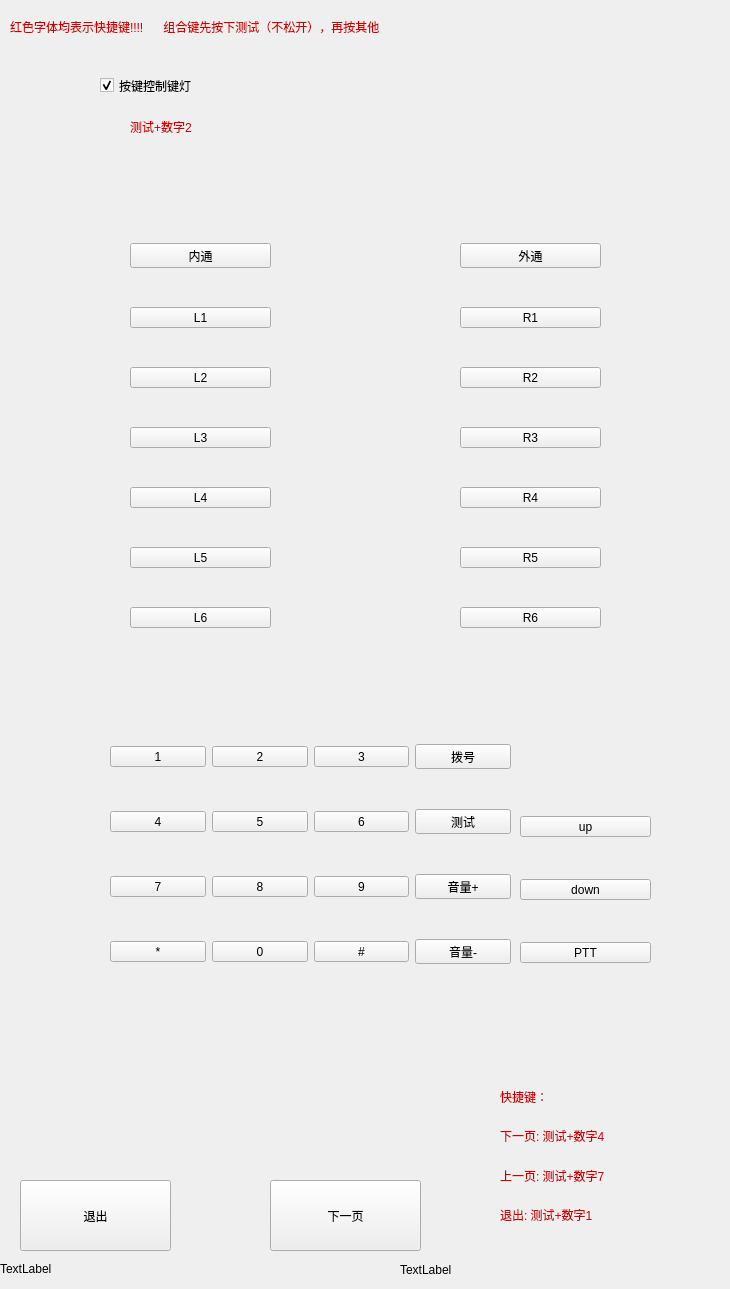
   <widget class="QWidget" name="page">
    <widget class="QWidget" name="verticalLayoutWidget">
     <property name="geometry">
      <rect>
       <x>130</x>
       <y>210</y>
       <width>141</width>
       <height>451</height>
      </rect>
     </property>
     <layout class="QVBoxLayout" name="verticalLayout">
      <item>
       <widget class="QToolButton" name="toolButton_Inc">
        <property name="sizePolicy">
         <sizepolicy hsizetype="Expanding" vsizetype="Fixed">
          <horstretch>0</horstretch>
          <verstretch>0</verstretch>
         </sizepolicy>
        </property>
        <property name="focusPolicy">
         <enum>Qt::NoFocus</enum>
        </property>
        <property name="styleSheet">
         <string notr="true">font: 20pt &quot;Ubuntu&quot;;</string>
        </property>
        <property name="text">
         <string>内通</string>
        </property>
       </widget>
      </item>
      <item>
       <widget class="QToolButton" name="toolButton_L1">
        <property name="sizePolicy">
         <sizepolicy hsizetype="Expanding" vsizetype="Fixed">
          <horstretch>0</horstretch>
          <verstretch>0</verstretch>
         </sizepolicy>
        </property>
        <property name="focusPolicy">
         <enum>Qt::NoFocus</enum>
        </property>
        <property name="styleSheet">
         <string notr="true">font: 20pt &quot;Ubuntu&quot;;</string>
        </property>
        <property name="text">
         <string>L1</string>
        </property>
       </widget>
      </item>
      <item>
       <widget class="QToolButton" name="toolButton_L2">
        <property name="sizePolicy">
         <sizepolicy hsizetype="Expanding" vsizetype="Fixed">
          <horstretch>0</horstretch>
          <verstretch>0</verstretch>
         </sizepolicy>
        </property>
        <property name="focusPolicy">
         <enum>Qt::NoFocus</enum>
        </property>
        <property name="styleSheet">
         <string notr="true">font: 20pt &quot;Ubuntu&quot;;</string>
        </property>
        <property name="text">
         <string>L2</string>
        </property>
       </widget>
      </item>
      <item>
       <widget class="QToolButton" name="toolButton_L3">
        <property name="sizePolicy">
         <sizepolicy hsizetype="Expanding" vsizetype="Fixed">
          <horstretch>0</horstretch>
          <verstretch>0</verstretch>
         </sizepolicy>
        </property>
        <property name="focusPolicy">
         <enum>Qt::NoFocus</enum>
        </property>
        <property name="styleSheet">
         <string notr="true">font: 20pt &quot;Ubuntu&quot;;</string>
        </property>
        <property name="text">
         <string>L3</string>
        </property>
       </widget>
      </item>
      <item>
       <widget class="QToolButton" name="toolButton_L4">
        <property name="sizePolicy">
         <sizepolicy hsizetype="Expanding" vsizetype="Fixed">
          <horstretch>0</horstretch>
          <verstretch>0</verstretch>
         </sizepolicy>
        </property>
        <property name="focusPolicy">
         <enum>Qt::NoFocus</enum>
        </property>
        <property name="styleSheet">
         <string notr="true">font: 20pt &quot;Ubuntu&quot;;</string>
        </property>
        <property name="text">
         <string>L4</string>
        </property>
       </widget>
      </item>
      <item>
       <widget class="QToolButton" name="toolButton_L5">
        <property name="sizePolicy">
         <sizepolicy hsizetype="Expanding" vsizetype="Fixed">
          <horstretch>0</horstretch>
          <verstretch>0</verstretch>
         </sizepolicy>
        </property>
        <property name="focusPolicy">
         <enum>Qt::NoFocus</enum>
        </property>
        <property name="styleSheet">
         <string notr="true">font: 20pt &quot;Ubuntu&quot;;</string>
        </property>
        <property name="text">
         <string>L5</string>
        </property>
       </widget>
      </item>
      <item>
       <widget class="QToolButton" name="toolButton_L6">
        <property name="sizePolicy">
         <sizepolicy hsizetype="Expanding" vsizetype="Fixed">
          <horstretch>0</horstretch>
          <verstretch>0</verstretch>
         </sizepolicy>
        </property>
        <property name="focusPolicy">
         <enum>Qt::NoFocus</enum>
        </property>
        <property name="styleSheet">
         <string notr="true">font: 20pt &quot;Ubuntu&quot;;</string>
        </property>
        <property name="text">
         <string>L6</string>
        </property>
       </widget>
      </item>
     </layout>
    </widget>
    <widget class="QWidget" name="verticalLayoutWidget_2">
     <property name="geometry">
      <rect>
       <x>460</x>
       <y>210</y>
       <width>141</width>
       <height>451</height>
      </rect>
     </property>
     <layout class="QVBoxLayout" name="verticalLayout_2">
      <item>
       <widget class="QToolButton" name="toolButton_Ext">
        <property name="sizePolicy">
         <sizepolicy hsizetype="Expanding" vsizetype="Fixed">
          <horstretch>0</horstretch>
          <verstretch>0</verstretch>
         </sizepolicy>
        </property>
        <property name="focusPolicy">
         <enum>Qt::NoFocus</enum>
        </property>
        <property name="styleSheet">
         <string notr="true">font: 20pt &quot;Ubuntu&quot;;</string>
        </property>
        <property name="text">
         <string>外通</string>
        </property>
       </widget>
      </item>
      <item>
       <widget class="QToolButton" name="toolButton_R1">
        <property name="sizePolicy">
         <sizepolicy hsizetype="Expanding" vsizetype="Fixed">
          <horstretch>0</horstretch>
          <verstretch>0</verstretch>
         </sizepolicy>
        </property>
        <property name="focusPolicy">
         <enum>Qt::NoFocus</enum>
        </property>
        <property name="styleSheet">
         <string notr="true">font: 20pt &quot;Ubuntu&quot;;</string>
        </property>
        <property name="text">
         <string>R1</string>
        </property>
       </widget>
      </item>
      <item>
       <widget class="QToolButton" name="toolButton_R2">
        <property name="sizePolicy">
         <sizepolicy hsizetype="Expanding" vsizetype="Fixed">
          <horstretch>0</horstretch>
          <verstretch>0</verstretch>
         </sizepolicy>
        </property>
        <property name="focusPolicy">
         <enum>Qt::NoFocus</enum>
        </property>
        <property name="styleSheet">
         <string notr="true">font: 20pt &quot;Ubuntu&quot;;</string>
        </property>
        <property name="text">
         <string>R2</string>
        </property>
       </widget>
      </item>
      <item>
       <widget class="QToolButton" name="toolButton_R3">
        <property name="sizePolicy">
         <sizepolicy hsizetype="Expanding" vsizetype="Fixed">
          <horstretch>0</horstretch>
          <verstretch>0</verstretch>
         </sizepolicy>
        </property>
        <property name="focusPolicy">
         <enum>Qt::NoFocus</enum>
        </property>
        <property name="styleSheet">
         <string notr="true">font: 20pt &quot;Ubuntu&quot;;</string>
        </property>
        <property name="text">
         <string>R3</string>
        </property>
       </widget>
      </item>
      <item>
       <widget class="QToolButton" name="toolButton_R4">
        <property name="sizePolicy">
         <sizepolicy hsizetype="Expanding" vsizetype="Fixed">
          <horstretch>0</horstretch>
          <verstretch>0</verstretch>
         </sizepolicy>
        </property>
        <property name="focusPolicy">
         <enum>Qt::NoFocus</enum>
        </property>
        <property name="styleSheet">
         <string notr="true">font: 20pt &quot;Ubuntu&quot;;</string>
        </property>
        <property name="text">
         <string>R4</string>
        </property>
       </widget>
      </item>
      <item>
       <widget class="QToolButton" name="toolButton_R5">
        <property name="sizePolicy">
         <sizepolicy hsizetype="Expanding" vsizetype="Fixed">
          <horstretch>0</horstretch>
          <verstretch>0</verstretch>
         </sizepolicy>
        </property>
        <property name="focusPolicy">
         <enum>Qt::NoFocus</enum>
        </property>
        <property name="styleSheet">
         <string notr="true">font: 20pt &quot;Ubuntu&quot;;</string>
        </property>
        <property name="text">
         <string>R5</string>
        </property>
       </widget>
      </item>
      <item>
       <widget class="QToolButton" name="toolButton_R6">
        <property name="sizePolicy">
         <sizepolicy hsizetype="Expanding" vsizetype="Fixed">
          <horstretch>0</horstretch>
          <verstretch>0</verstretch>
         </sizepolicy>
        </property>
        <property name="focusPolicy">
         <enum>Qt::NoFocus</enum>
        </property>
        <property name="styleSheet">
         <string notr="true">font: 20pt &quot;Ubuntu&quot;;</string>
        </property>
        <property name="text">
         <string>R6</string>
        </property>
       </widget>
      </item>
     </layout>
    </widget>
    <widget class="QWidget" name="gridLayoutWidget">
     <property name="geometry">
      <rect>
       <x>110</x>
       <y>710</y>
       <width>401</width>
       <height>291</height>
      </rect>
     </property>
     <layout class="QGridLayout" name="gridLayout">
      <item row="0" column="1">
       <widget class="QToolButton" name="toolButton_2">
        <property name="sizePolicy">
         <sizepolicy hsizetype="Expanding" vsizetype="Fixed">
          <horstretch>0</horstretch>
          <verstretch>0</verstretch>
         </sizepolicy>
        </property>
        <property name="focusPolicy">
         <enum>Qt::NoFocus</enum>
        </property>
        <property name="styleSheet">
         <string notr="true">font: 20pt &quot;Ubuntu&quot;;</string>
        </property>
        <property name="text">
         <string>2</string>
        </property>
       </widget>
      </item>
      <item row="2" column="0">
       <widget class="QToolButton" name="toolButton_7">
        <property name="sizePolicy">
         <sizepolicy hsizetype="Expanding" vsizetype="Fixed">
          <horstretch>0</horstretch>
          <verstretch>0</verstretch>
         </sizepolicy>
        </property>
        <property name="focusPolicy">
         <enum>Qt::NoFocus</enum>
        </property>
        <property name="styleSheet">
         <string notr="true">font: 20pt &quot;Ubuntu&quot;;</string>
        </property>
        <property name="text">
         <string>7</string>
        </property>
       </widget>
      </item>
      <item row="0" column="2">
       <widget class="QToolButton" name="toolButton_3">
        <property name="sizePolicy">
         <sizepolicy hsizetype="Expanding" vsizetype="Fixed">
          <horstretch>0</horstretch>
          <verstretch>0</verstretch>
         </sizepolicy>
        </property>
        <property name="focusPolicy">
         <enum>Qt::NoFocus</enum>
        </property>
        <property name="styleSheet">
         <string notr="true">font: 20pt &quot;Ubuntu&quot;;</string>
        </property>
        <property name="text">
         <string>3</string>
        </property>
       </widget>
      </item>
      <item row="0" column="0">
       <widget class="QToolButton" name="toolButton_1">
        <property name="sizePolicy">
         <sizepolicy hsizetype="Expanding" vsizetype="Fixed">
          <horstretch>0</horstretch>
          <verstretch>0</verstretch>
         </sizepolicy>
        </property>
        <property name="focusPolicy">
         <enum>Qt::NoFocus</enum>
        </property>
        <property name="styleSheet">
         <string notr="true">font: 20pt &quot;Ubuntu&quot;;</string>
        </property>
        <property name="text">
         <string>1</string>
        </property>
       </widget>
      </item>
      <item row="1" column="0">
       <widget class="QToolButton" name="toolButton_4">
        <property name="sizePolicy">
         <sizepolicy hsizetype="Expanding" vsizetype="Fixed">
          <horstretch>0</horstretch>
          <verstretch>0</verstretch>
         </sizepolicy>
        </property>
        <property name="focusPolicy">
         <enum>Qt::NoFocus</enum>
        </property>
        <property name="styleSheet">
         <string notr="true">font: 20pt &quot;Ubuntu&quot;;</string>
        </property>
        <property name="text">
         <string>4</string>
        </property>
       </widget>
      </item>
      <item row="0" column="3">
       <widget class="QToolButton" name="toolButton_Tell">
        <property name="sizePolicy">
         <sizepolicy hsizetype="Expanding" vsizetype="Fixed">
          <horstretch>0</horstretch>
          <verstretch>0</verstretch>
         </sizepolicy>
        </property>
        <property name="focusPolicy">
         <enum>Qt::NoFocus</enum>
        </property>
        <property name="styleSheet">
         <string notr="true">font: 20pt &quot;Ubuntu&quot;;</string>
        </property>
        <property name="text">
         <string>拨号</string>
        </property>
       </widget>
      </item>
      <item row="3" column="0">
       <widget class="QToolButton" name="toolButton_11">
        <property name="sizePolicy">
         <sizepolicy hsizetype="Expanding" vsizetype="Fixed">
          <horstretch>0</horstretch>
          <verstretch>0</verstretch>
         </sizepolicy>
        </property>
        <property name="focusPolicy">
         <enum>Qt::NoFocus</enum>
        </property>
        <property name="styleSheet">
         <string notr="true">font: 20pt &quot;Ubuntu&quot;;</string>
        </property>
        <property name="text">
         <string>*</string>
        </property>
       </widget>
      </item>
      <item row="1" column="1">
       <widget class="QToolButton" name="toolButton_5">
        <property name="sizePolicy">
         <sizepolicy hsizetype="Expanding" vsizetype="Fixed">
          <horstretch>0</horstretch>
          <verstretch>0</verstretch>
         </sizepolicy>
        </property>
        <property name="focusPolicy">
         <enum>Qt::NoFocus</enum>
        </property>
        <property name="styleSheet">
         <string notr="true">font: 20pt &quot;Ubuntu&quot;;</string>
        </property>
        <property name="text">
         <string>5</string>
        </property>
       </widget>
      </item>
      <item row="2" column="1">
       <widget class="QToolButton" name="toolButton_8">
        <property name="sizePolicy">
         <sizepolicy hsizetype="Expanding" vsizetype="Fixed">
          <horstretch>0</horstretch>
          <verstretch>0</verstretch>
         </sizepolicy>
        </property>
        <property name="focusPolicy">
         <enum>Qt::NoFocus</enum>
        </property>
        <property name="styleSheet">
         <string notr="true">font: 20pt &quot;Ubuntu&quot;;</string>
        </property>
        <property name="text">
         <string>8</string>
        </property>
       </widget>
      </item>
      <item row="3" column="1">
       <widget class="QToolButton" name="toolButton_0">
        <property name="sizePolicy">
         <sizepolicy hsizetype="Expanding" vsizetype="Fixed">
          <horstretch>0</horstretch>
          <verstretch>0</verstretch>
         </sizepolicy>
        </property>
        <property name="focusPolicy">
         <enum>Qt::NoFocus</enum>
        </property>
        <property name="styleSheet">
         <string notr="true">font: 20pt &quot;Ubuntu&quot;;</string>
        </property>
        <property name="text">
         <string>0</string>
        </property>
       </widget>
      </item>
      <item row="1" column="2">
       <widget class="QToolButton" name="toolButton_6">
        <property name="sizePolicy">
         <sizepolicy hsizetype="Expanding" vsizetype="Fixed">
          <horstretch>0</horstretch>
          <verstretch>0</verstretch>
         </sizepolicy>
        </property>
        <property name="focusPolicy">
         <enum>Qt::NoFocus</enum>
        </property>
        <property name="styleSheet">
         <string notr="true">font: 20pt &quot;Ubuntu&quot;;</string>
        </property>
        <property name="text">
         <string>6</string>
        </property>
       </widget>
      </item>
      <item row="2" column="2">
       <widget class="QToolButton" name="toolButton_9">
        <property name="sizePolicy">
         <sizepolicy hsizetype="Expanding" vsizetype="Fixed">
          <horstretch>0</horstretch>
          <verstretch>0</verstretch>
         </sizepolicy>
        </property>
        <property name="focusPolicy">
         <enum>Qt::NoFocus</enum>
        </property>
        <property name="styleSheet">
         <string notr="true">font: 20pt &quot;Ubuntu&quot;;</string>
        </property>
        <property name="text">
         <string>9</string>
        </property>
       </widget>
      </item>
      <item row="3" column="2">
       <widget class="QToolButton" name="toolButton_12">
        <property name="sizePolicy">
         <sizepolicy hsizetype="Expanding" vsizetype="Fixed">
          <horstretch>0</horstretch>
          <verstretch>0</verstretch>
         </sizepolicy>
        </property>
        <property name="focusPolicy">
         <enum>Qt::NoFocus</enum>
        </property>
        <property name="styleSheet">
         <string notr="true">font: 20pt &quot;Ubuntu&quot;;</string>
        </property>
        <property name="text">
         <string>#</string>
        </property>
       </widget>
      </item>
      <item row="1" column="3">
       <widget class="QToolButton" name="toolButton_Test">
        <property name="sizePolicy">
         <sizepolicy hsizetype="Expanding" vsizetype="Fixed">
          <horstretch>0</horstretch>
          <verstretch>0</verstretch>
         </sizepolicy>
        </property>
        <property name="focusPolicy">
         <enum>Qt::NoFocus</enum>
        </property>
        <property name="styleSheet">
         <string notr="true">font: 20pt &quot;Ubuntu&quot;;</string>
        </property>
        <property name="text">
         <string>测试</string>
        </property>
       </widget>
      </item>
      <item row="2" column="3">
       <widget class="QToolButton" name="toolButton_V1">
        <property name="sizePolicy">
         <sizepolicy hsizetype="Expanding" vsizetype="Fixed">
          <horstretch>0</horstretch>
          <verstretch>0</verstretch>
         </sizepolicy>
        </property>
        <property name="focusPolicy">
         <enum>Qt::NoFocus</enum>
        </property>
        <property name="styleSheet">
         <string notr="true">font: 20pt &quot;Ubuntu&quot;;</string>
        </property>
        <property name="text">
         <string>音量+</string>
        </property>
       </widget>
      </item>
      <item row="3" column="3">
       <widget class="QToolButton" name="toolButton_V2">
        <property name="sizePolicy">
         <sizepolicy hsizetype="Expanding" vsizetype="Fixed">
          <horstretch>0</horstretch>
          <verstretch>0</verstretch>
         </sizepolicy>
        </property>
        <property name="focusPolicy">
         <enum>Qt::NoFocus</enum>
        </property>
        <property name="styleSheet">
         <string notr="true">font: 20pt &quot;Ubuntu&quot;;</string>
        </property>
        <property name="text">
         <string>音量-</string>
        </property>
       </widget>
      </item>
     </layout>
    </widget>
    <widget class="QWidget" name="verticalLayoutWidget_3">
     <property name="geometry">
      <rect>
       <x>520</x>
       <y>780</y>
       <width>131</width>
       <height>221</height>
      </rect>
     </property>
     <layout class="QVBoxLayout" name="verticalLayout_3">
      <item>
       <widget class="QToolButton" name="toolButton_Up">
        <property name="sizePolicy">
         <sizepolicy hsizetype="Expanding" vsizetype="Fixed">
          <horstretch>0</horstretch>
          <verstretch>0</verstretch>
         </sizepolicy>
        </property>
        <property name="focusPolicy">
         <enum>Qt::NoFocus</enum>
        </property>
        <property name="styleSheet">
         <string notr="true">font: 20pt &quot;Ubuntu&quot;;</string>
        </property>
        <property name="text">
         <string>up</string>
        </property>
       </widget>
      </item>
      <item>
       <widget class="QToolButton" name="toolButton_Down">
        <property name="sizePolicy">
         <sizepolicy hsizetype="Expanding" vsizetype="Fixed">
          <horstretch>0</horstretch>
          <verstretch>0</verstretch>
         </sizepolicy>
        </property>
        <property name="focusPolicy">
         <enum>Qt::NoFocus</enum>
        </property>
        <property name="styleSheet">
         <string notr="true">font: 20pt &quot;Ubuntu&quot;;</string>
        </property>
        <property name="text">
         <string>down</string>
        </property>
       </widget>
      </item>
      <item>
       <widget class="QToolButton" name="toolButton_Ptt">
        <property name="sizePolicy">
         <sizepolicy hsizetype="Expanding" vsizetype="Fixed">
          <horstretch>0</horstretch>
          <verstretch>0</verstretch>
         </sizepolicy>
        </property>
        <property name="focusPolicy">
         <enum>Qt::NoFocus</enum>
        </property>
        <property name="styleSheet">
         <string notr="true">font: 20pt &quot;Ubuntu&quot;;</string>
        </property>
        <property name="text">
         <string>PTT</string>
        </property>
       </widget>
      </item>
     </layout>
    </widget>
    <widget class="QPushButton" name="pushButton_Next1">
     <property name="geometry">
      <rect>
       <x>270</x>
       <y>1180</y>
       <width>151</width>
       <height>71</height>
      </rect>
     </property>
     <property name="focusPolicy">
      <enum>Qt::NoFocus</enum>
     </property>
     <property name="styleSheet">
      <string notr="true">font: 20pt &quot;Ubuntu&quot;;</string>
     </property>
     <property name="text">
      <string>下一页</string>
     </property>
    </widget>
    <widget class="QPushButton" name="pushButton_Exit1">
     <property name="geometry">
      <rect>
       <x>20</x>
       <y>1180</y>
       <width>151</width>
       <height>71</height>
      </rect>
     </property>
     <property name="focusPolicy">
      <enum>Qt::NoFocus</enum>
     </property>
     <property name="styleSheet">
      <string notr="true">font: 20pt &quot;Ubuntu&quot;;</string>
     </property>
     <property name="text">
      <string>退出</string>
     </property>
    </widget>
    <widget class="QLabel" name="label_2">
     <property name="geometry">
      <rect>
       <x>0</x>
       <y>1260</y>
       <width>231</width>
       <height>17</height>
      </rect>
     </property>
     <property name="text">
      <string>TextLabel</string>
     </property>
    </widget>
    <widget class="QLabel" name="label">
     <property name="geometry">
      <rect>
       <x>400</x>
       <y>1260</y>
       <width>321</width>
       <height>20</height>
      </rect>
     </property>
     <property name="text">
      <string>TextLabel</string>
     </property>
    </widget>
    <widget class="QCheckBox" name="checkBox">
     <property name="geometry">
      <rect>
       <x>100</x>
       <y>40</y>
       <width>241</width>
       <height>91</height>
      </rect>
     </property>
     <property name="focusPolicy">
      <enum>Qt::NoFocus</enum>
     </property>
     <property name="styleSheet">
      <string notr="true">font: 20pt &quot;Ubuntu&quot;;</string>
     </property>
     <property name="text">
      <string>按键控制键灯</string>
     </property>
     <property name="checked">
      <bool>true</bool>
     </property>
    </widget>
    <widget class="QWidget" name="verticalLayoutWidget_4">
     <property name="geometry">
      <rect>
       <x>500</x>
       <y>1080</y>
       <width>191</width>
       <height>151</height>
      </rect>
     </property>
     <layout class="QVBoxLayout" name="verticalLayout_4">
      <item>
       <widget class="QLabel" name="label_8">
        <property name="styleSheet">
         <string notr="true">font: 15pt &quot;Ubuntu&quot;;
color: rgb(204, 0, 0);</string>
        </property>
        <property name="text">
         <string>快捷键：</string>
        </property>
       </widget>
      </item>
      <item>
       <widget class="QLabel" name="label_7">
        <property name="styleSheet">
         <string notr="true">font: 15pt &quot;Ubuntu&quot;;
color: rgb(204, 0, 0);</string>
        </property>
        <property name="text">
         <string>下一页: 测试+数字4</string>
        </property>
       </widget>
      </item>
      <item>
       <widget class="QLabel" name="label_9">
        <property name="styleSheet">
         <string notr="true">font: 15pt &quot;Ubuntu&quot;;
color: rgb(204, 0, 0);</string>
        </property>
        <property name="text">
         <string>上一页: 测试+数字7</string>
        </property>
       </widget>
      </item>
      <item>
       <widget class="QLabel" name="label_3">
        <property name="styleSheet">
         <string notr="true">font: 15pt &quot;Ubuntu&quot;;
color: rgb(204, 0, 0);</string>
        </property>
        <property name="text">
         <string>退出: 测试+数字1</string>
        </property>
       </widget>
      </item>
     </layout>
    </widget>
    <widget class="QLabel" name="label_17">
     <property name="geometry">
      <rect>
       <x>130</x>
       <y>110</y>
       <width>131</width>
       <height>33</height>
      </rect>
     </property>
     <property name="styleSheet">
      <string notr="true">font: 15pt &quot;Ubuntu&quot;;
color: rgb(204, 0, 0);</string>
     </property>
     <property name="text">
      <string>测试+数字2</string>
     </property>
    </widget>
    <widget class="QLabel" name="label_18">
     <property name="geometry">
      <rect>
       <x>10</x>
       <y>10</y>
       <width>691</width>
       <height>33</height>
      </rect>
     </property>
     <property name="styleSheet">
      <string notr="true">font: 15pt &quot;Ubuntu&quot;;
color: rgb(204, 0, 0);</string>
     </property>
     <property name="text">
      <string>红色字体均表示快捷键!!!!      组合键先按下测试（不松开），再按其他</string>
     </property>
    </widget>
   </widget>
